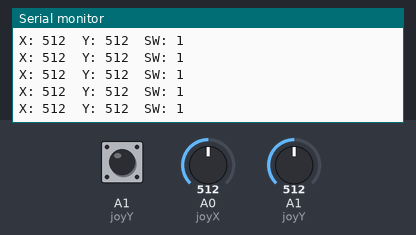
This sketch was run on a simulated Arduino Uno, built with avr-gcc and run on an emulated ATmega328P. Shown: the last lines printed to the serial monitor. The inputs (shaded band) are chosen by the test bench; at power-on: A0 (joyX) = 512, A1 (joyY) = 512, A1 (joyY) HIGH.

Above: at 1.2 s.
1.3 s: A0 (joyX) set to 716
At 1.32 s:
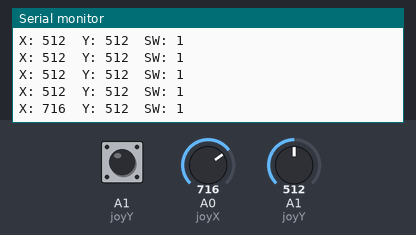
2.8 s: A1 (joyY) set to 716
At 2.83 s:
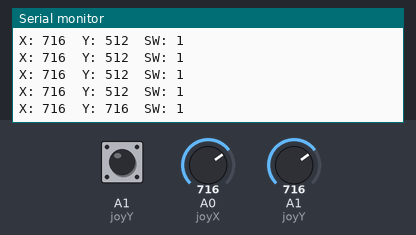
4.3 s: A1 (joyY) pulled LOW for 0.15 s
At 4.34 s:
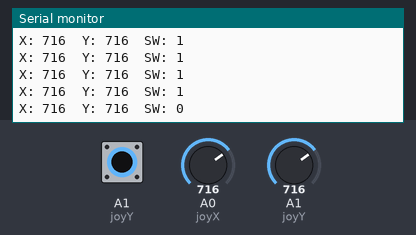
5.9 s: A0 (joyX) set to 900
At 5.95 s:
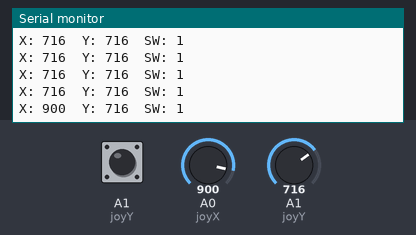
7.4 s: A1 (joyY) set to 0
At 7.46 s:
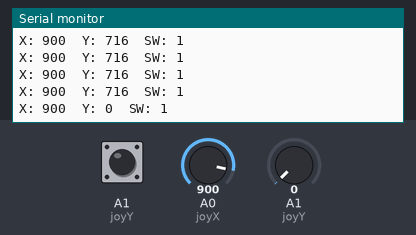
10.4 s: A1 (joyY) pulled LOW for 1 s
At 10.48 s:
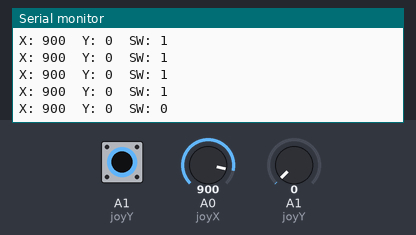
Timing chart, 0 to 13.4 s (numbered marks = the images above; inputs shaded):
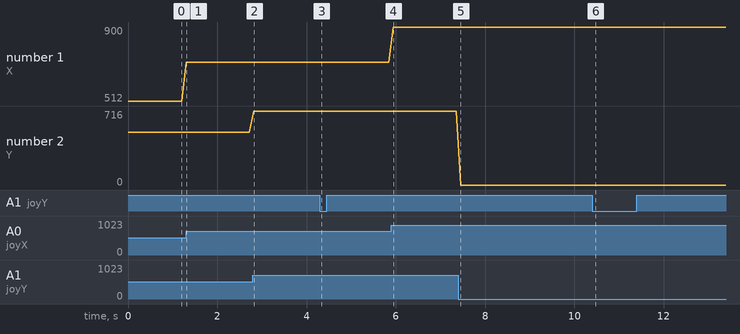

Measured:
- after the input at 1.3 s, the serial monitor: prints a new line at once (image 1)
- after the input at 2.8 s, the serial monitor: prints a new line at once (image 2)
- after the input at 4.3 s, the serial monitor: prints a new line at once (image 3)
- after the input at 5.9 s, the serial monitor: prints a new line after 0.05 s (image 4)
- after the input at 7.4 s, the serial monitor: prints a new line after 0.06 s (image 5)
- after the input at 10.4 s, the serial monitor: prints a new line after 0.08 s (image 6)
- plotted number 1: 512 → 716 after the input at 1.3 s, 716 → 900 after the input at 5.9 s

The sketch:

joystick_serial_print.ino
```cpp
const int joyX = A0;
const int joyY = A1;
const int button = 15;

void setup() {
  Serial.begin(115200);

  pinMode(button, INPUT_PULLUP);
}

void loop() {

  int x = analogRead(joyX);
  int y = analogRead(joyY);
  int sw = digitalRead(button);

  Serial.print("X: ");
  Serial.print(x);

  Serial.print("  Y: ");
  Serial.print(y);

  Serial.print("  SW: ");
  Serial.println(sw);

  delay(100);
}
```
